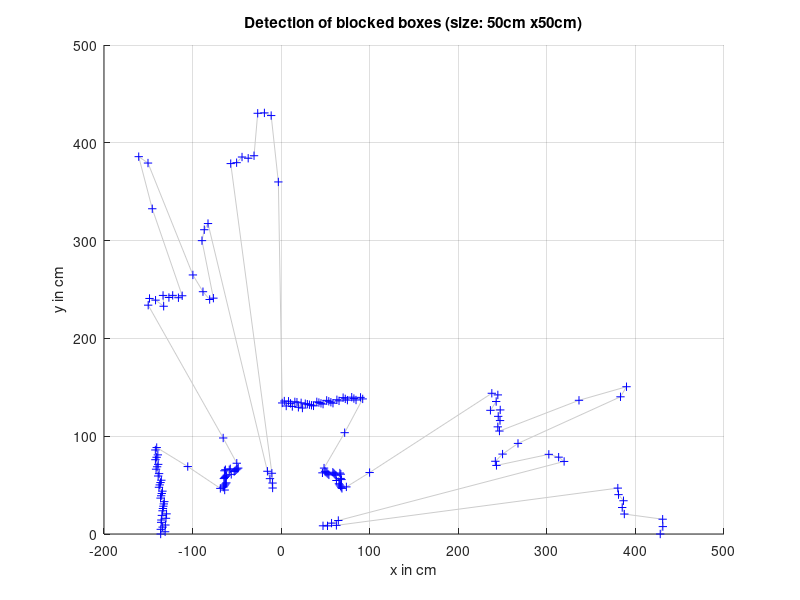

This chart was generated by the following MATLAB code: (Note: this script raises an error after producing the figure.)
% Example for blocked boxes
% Christoph Jurczyk

clearvars
close all

% Size of boxes
boxsize = 50; % in cm
% Max number of points in box
NMAXpointsBox = 10;

% Laser data
angle = linspace(0,pi,180);
pls_dist = [428, 431, 431, 388, 386, 388, 383, 383, 63, 53, 48, 58, 66, 328, 323, 313, 253, 253, 263, 283, 408, 418, 363, 268, 268, 273, 273, 278, 268, 278, 283, 278, 118, 88, 83, 83, 83, 83, 83, 88, 88, 83, 91, 91, 86, 86, 86, 86, 81, 81, 81, 81, 81, 78, 83, 126, 166, 166, 161, 161, 161, 156, 156, 156, 151, 151, 146, 146, 146, 146, 141, 141, 141, 141, 136, 136, 136, 136, 136, 131, 136, 131, 136, 136, 131, 134, 136, 131, 136, 134, 360, 428, 431, 431, 388, 386, 388, 383, 383, 63, 53, 48, 58, 66, 328, 323, 313, 253, 253, 263, 283, 408, 418, 363, 268, 268, 273, 273, 278, 268, 278, 283, 278, 118, 88, 83, 83, 83, 83, 83, 88, 88, 83, 91, 91, 86, 86, 86, 86, 81, 81, 81, 81, 81, 78, 83, 126, 166, 166, 161, 161, 161, 156, 156, 156, 151, 151, 146, 146, 146, 146, 141, 141, 141, 141, 136, 136, 136, 136, 136, 131, 136, 131, 136, 136, 131, 134, 136, 131, 136, ];
% Convert polar to cartesian
[pls_pts_x, pls_pts_y] = pol2cart(angle,pls_dist);
xmin = min(pls_pts_x);
xmax = max(pls_pts_x);
ymin = min(pls_pts_y);
ymax = max(pls_pts_y);
% Plot laser data
hold on
plot(pls_pts_x, pls_pts_y,'-', 'color',[0,0,0]+0.8)
plot(pls_pts_x, pls_pts_y,'b+')
grid
title(['Detection of blocked boxes (size: ' num2str(boxsize) 'cm x' num2str(boxsize) 'cm)'])
xlabel('x in cm')
ylabel('y in cm')

% Create point array
pointArray = initPoints(pls_pts_x, pls_pts_y);

% create boxes
boxArray = initBoxes(xmax, xmin, ymax, ymin, boxsize);

% Check points in boxes
boxArray = checkPointsInBoxes(boxArray,pointArray,NMAXpointsBox);

% Draw data
updateBoxes(boxArray);




% ######### Function #########

function boxArray = checkPointsInBoxes(boxArray,pointArray,NMAXpointsBox)
    [N_box_x, N_box_y] = size(boxArray);
     Npoints = length(pointArray);

     for n = 1:Npoints
        for y = 1:N_box_y
            for x = 1:N_box_x
                boxArray(x,y) = boxArray(x,y).checkPoint(pointArray(n), NMAXpointsBox);
            end%for
        end%for
     end%for
end%function


function pointArray = initPoints(x,y)
    Npoints = length(x);
    pointArray(1:Npoints) = clPoint;
    for n=1:Npoints
        pointArray(n) = clPoint(x(n),y(n));
    end%for

end%function

function boxArray = initBoxes(xmax, xmin, ymax, ymin, boxsize)
    N_box_x = ceil((xmax - xmin) / boxsize)+1;
    N_box_y = ceil((ymax - ymin) / boxsize);
    N_box_x_left = ceil((0 - xmin) / boxsize);
    x_start = -N_box_x_left*boxsize;
    boxArray(1:N_box_x, 1:N_box_y) = clBox;

    pos_y = ymin;
    for y = 1:N_box_y
        pos_x = x_start;
        for x = 1:N_box_x
            boxArray(x,y) = clBox(pos_x, pos_y, pos_x + boxsize, pos_y + boxsize);
            pos_x = pos_x + boxsize;
        end%for
        pos_y = pos_y + boxsize;
    end%for
end%function



function updateBoxes(boxArray)
    [N_box_x, N_box_y] = size(boxArray);
    % plot boxes
    for y = 1:N_box_y
        for x = 1:N_box_x
            boxArray(x,y).draw;
        end%for
    end%for
end%function